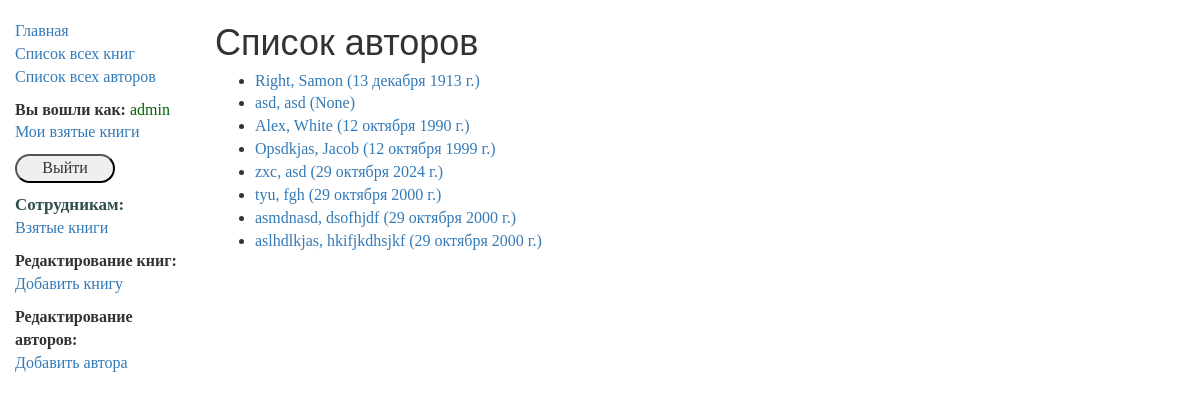
The app's page /catalog/authors/ (signed in) with its own data.
### catalog/models.py (models this page shows, shortened)
class Author(models.Model):
    first_name = models.CharField(max_length=100)
    last_name = models.CharField(max_length=100)
    date_of_birth = models.DateField(null=True, blank=True)
    date_of_death = models.DateField(null=True, blank=True)
    def get_absolute_url(self):
        return reverse('author-detail', args=[str(self.id)])
    def __str__(self):
        return f'{self.last_name}, {self.first_name}'

### catalog/views.py (the view)
class AuthorListView(generic.ListView):
    model = Author
    def get_context_data(self, **kwargs):
        context = super(AuthorListView, self).get_context_data(**kwargs)
        return context

### catalog/templates/catalog/author_list.html
{% extends "base_generic.html" %}
{% block content %}
    <h1>Список авторов</h1>
    {% if author_list %}
    <ul>
      {% for author in author_list %}
      <li>
        <a href="{{ author.get_absolute_url }}">{{ author }} ({{ author.date_of_birth }}) </a>
      </li>
      {% endfor %}
    </ul>
    {% else %}
      <p>Авторов нет</p>
    {% endif %}
{% endblock %}

### catalog/templates/base_generic.html (shortened to what this page needs)
<!doctype html>
<html lang="en">
  <head>
    <link
      rel="stylesheet"
      href="https://maxcdn.bootstrapcdn.com/bootstrap/3.3.7/css/bootstrap.min.css" />
    {% load static %}
    <link rel="stylesheet" href="{% static 'css/styles.css' %}" />
  </head>
  <body>
    <div class="container-fluid">
      <div class="row">
        <div class="col-sm-2">
          {% block sidebar %}
            <ul class="sidebar-nav">
              <li><a href="{% url 'index' %}">Главная</a></li>
              <li><a href="{% url 'books' %}">Список всех книг</a></li>
              <li><a href="{% url 'authors' %}">Список всех авторов</a></li>
               {% if user.is_authenticated %}
                <li class="user">Вы вошли как: <span>{{ user.get_username }}</span></li>
        <li><a href="{% url 'my-borrowed' %}">Мои взятые книги</a></li>
                <li>
         <form method="post" action="{% url 'logout' %}">
             <button>Выйти</button>
</form>
     </li>
   {% else %}
     <li> <form method="post" action="{% url 'login' %}">
    {% csrf_token %}
             <button>Войти</button>
</form>
     </li>
   {% endif %}
                 {% if request.user.is_staff %}
                <li class="staff">Сотрудникам:</li>
                <li><a href="{% url 'all-borrowed' %}">Взятые книги</a></li>
                <li class="edit">Редактирование книг:</li>
                <li><a href="{% url 'book-create' %}">Добавить книгу</a></li>
                <li class="edit">Редактирование авторов:</li>
                <li><a href="{% url 'author-create' %}">Добавить автора</a></li>
                {% endif %}
  </ul>
          {% endblock %}
        </div>
        <div class="col-sm-10 ">{% block content %} {% endblock %}</div>
      </div>
    </div>
  </body>
</html>

### catalog/static/css/styles.css (style rules this page uses)
.sidebar-nav { margin-top: 20px; padding: 0; list-style: none; }
ul > li { font-family: "Times New Roman"; font-size: 16px; }
.user { margin: 10px 0 0 0; font-size: 16px; font-weight: 600; }
.user > span { color: darkgreen; font-family: "Comic Sans MS"; font-weight: 400; }
form > button { margin: 10px 0 0 0; width: 100px; border-radius: 15px; font-family: "Comic Sans MS"; }
.staff { margin: 10px 0 0 0; font-size: 17px; color: darkslategray; font-weight: 600; }
.edit { margin: 10px 0 0 0; font-family: "Times New Roman"; font-size: 16px; font-weight: 600; }

### records on screen
Author: last_name+first_name "Right, Samon", date_of_birth "13 декабря 1913 г."
Author: last_name+first_name "asd, asd", date_of_birth "None"
Author: last_name+first_name "Alex, White", date_of_birth "12 октября 1990 г."
Author: last_name+first_name "Opsdkjas, Jacob", date_of_birth "12 октября 1999 г."
Author: last_name+first_name "zxc, asd", date_of_birth "29 октября 2024 г."
Author: last_name+first_name "tyu, fgh", date_of_birth "29 октября 2000 г."
Author: last_name+first_name "asmdnasd, dsofhjdf", date_of_birth "29 октября 2000 г."
Author: last_name+first_name "aslhdlkjas, hkifjkdhsjkf", date_of_birth "29 октября 2000 г."

### other values on screen
{{ user.get_username }} "admin"
